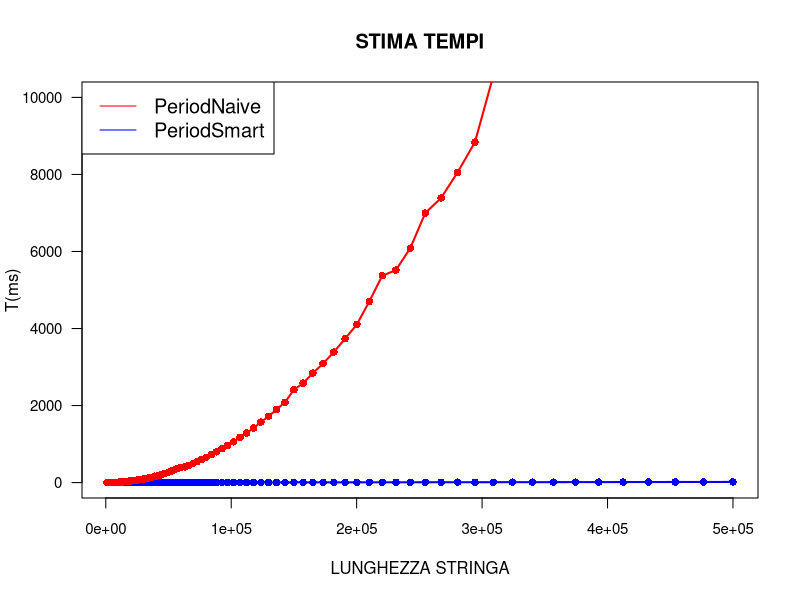
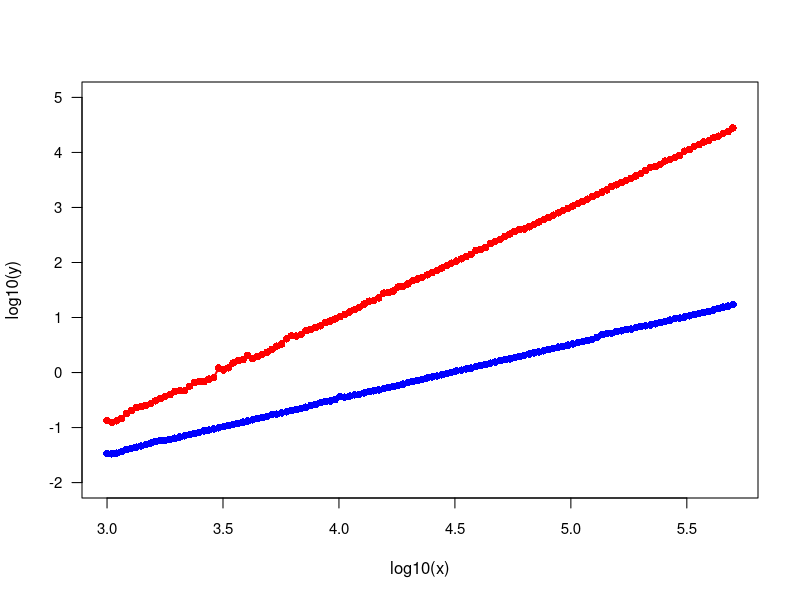

Write the R code that produced these figures, in order.
z<-c(0.03375940103200566,
     0.033318909562959756,
     0.034278474077118,
     0.0364132411786104,
     0.04006403842305383,
     0.04215979446573727,
     0.04407361747094047,
     0.0462419734836236,
     0.04896781136875061,
     0.052217005738132496,
     0.05558331945138542,
     0.05811658151416628,
     0.0586855836313537,
     0.06118955926401369,
     0.06416255368245626,
     0.06743919692784478,
     0.07080710193110278,
     0.07413167444271643,
     0.07781405472636815,
     0.0819081908190819,
     0.08718752721888337,
     0.09000179823772703,
     0.09447852760736196,
     0.09889349930843706,
     0.10369833212472807,
     0.10878069984785917,
     0.11420422133485454,
     0.11969388975248117,
     0.1255015045135406,
     0.1316066263476203,
     0.13831698217493438,
     0.14517766497461929,
     0.15210454338246468,
     0.15977653631284916,
     0.1720226843100189,
     0.17539863325740318,
     0.18468634686346863,
     0.19328055609190964,
     0.20316622691292877,
     0.21275239107332625,
     0.2234375,
     0.2348111658456486,
     0.2525864244259399,
     0.26502515223722534,
     0.28308823529411764,
     0.29615384615384616,
     0.303793626707132,
     0.31950207468879666,
     0.36559532505478454,
     0.3571173742418837,
     0.37350746268656715,
     0.39270302079246766,
     0.4021695460024106,
     0.42595744680851066,
     0.44747429593205185,
     0.46493265211333024,
     0.48404255319148937,
     0.5078640284119736,
     0.5315985130111525,
     0.5576601671309193,
     0.5850379894798363,
     0.6152427781192379,
     0.6546762589928058,
     0.6870281400137268,
     0.7160228898426323,
     0.7526315789473684,
     0.797609561752988,
     0.8313953488372093,
     0.8644214162348878,
     0.9083484573502723,
     0.9578947368421052,
     1.011111111111111,
     1.0694444444444444,
     1.1048565121412803,
     1.1626016260162602,
     1.2045728038507821,
     1.287917737789203,
     1.3400267737617135,
     1.4013986013986015,
     1.4778761061946903,
     1.5495356037151702,
     1.640983606557377,
     1.7081911262798635,
     1.7703180212014133,
     1.8659217877094971,
     1.964705882352941,
     2.063917525773196,
     2.17353579175705,
     2.2801822323462413,
     2.374407582938389,
     2.482673267326733,
     2.6230366492146597,
     2.760330578512397,
     2.898843930635838,
     3.009009009009009,
     3.1540880503144653,
     3.31023102310231,
     3.4756944444444446,
     3.64,
     3.8244274809160306,
     4.004,
     4.384279475982533,
     4.85024154589372,
     5.0606060606060606,
     5.175257731958763,
     5.541436464088398,
     5.731428571428571,
     5.982142857142857,
     6.1656441717791415,
     6.5855263157894735,
     6.910344827586207,
     7.063380281690141,
     7.306569343065694,
     7.66412213740458,
     8.048,
     8.445378151260504,
     8.964285714285714,
     9.5,
     9.766990291262136,
     10.244897959183673,
     10.74468085106383,
     11.247191011235955,
     11.8,
     12.382716049382717,
     13.0,
     13.68918918918919,
     14.608695652173912,
     15.492307692307692,
     16.095238095238095,
     17.275862068965516
     )

x<-c(1000,
     1049,
     1101,
     1155,
     1212,
     1272,
     1335,
     1401,
     1470,
     1542,
     1618,
     1698,
     1782,
     1870,
     1962,
     2059,
     2161,
     2268,
     2380,
     2497,
     2620,
     2750,
     2885,
     3028,
     3177,
     3334,
     3499,
     3671,
     3853,
     4043,
     4242,
     4452,
     4672,
     4902,
     5144,
     5398,
     5665,
     5944,
     6238,
     6545,
     6868,
     7207,
     7563,
     7937,
     8328,
     8739,
     9171,
     9623,
     10098,
     10597,
     11120,
     11669,
     12244,
     12849,
     13483,
     14148,
     14847,
     15580,
     16348,
     17155,
     18002,
     18891,
     19823,
     20801,
     21828,
     22905,
     24036,
     25222,
     26467,
     27773,
     29144,
     30582,
     32092,
     33676,
     35338,
     37082,
     38912,
     40833,
     42848,
     44963,
     47182,
     49511,
     51954,
     54518,
     57209,
     60033,
     62996,
     66105,
     69367,
     72791,
     76383,
     80153,
     84109,
     88261,
     92617,
     97188,
     101984,
     107018,
     112300,
     117842,
     123658,
     129761,
     136166,
     142886,
     149938,
     157338,
     165104,
     173252,
     181803,
     190776,
     200192,
     210072,
     220440,
     231320,
     242737,
     254717,
     267288,
     280480,
     294323,
     308849,
     324093,
     340088,
     356873,
     374486,
     392969,
     412364,
     432716,
     454072,
     476483,
     499999)

y<-c(0.1340744709349049,
     0.12470412358290768,
     0.1324599708879185,
     0.14600350058343056,
     0.17890974084003575,
     0.2020997375328084,
     0.2306451612903226,
     0.23976047904191616,
     0.25239536056480083,
     0.27215878194671017,
     0.30592909535452323,
     0.33681022880215344,
     0.3711531331108639,
     0.3939393939393939,
     0.45458673932788374,
     0.47150259067357514,
     0.46841366401497425,
     0.5614133482893999,
     0.6542483660130719,
     0.6908212560386473,
     0.6791044776119403,
     0.7589082638362395,
     0.8093699515347335,
     1.2072289156626506,
     1.1097560975609757,
     1.2192448233861144,
     1.4955223880597015,
     1.6436781609195403,
     1.7081911262798635,
     2.049079754601227,
     1.8003597122302157,
     1.95703125,
     2.1502145922746783,
     2.3442622950819674,
     2.6507936507936507,
     3.0180722891566263,
     3.2960526315789473,
     4.093877551020408,
     4.665116279069768,
     4.605504587155964,
     4.945812807881773,
     5.764367816091954,
     6.078787878787879,
     6.605263157894737,
     7.070422535211268,
     8.10483870967742,
     8.64655172413793,
     9.429906542056075,
     10.350515463917526,
     11.386363636363637,
     12.6,
     13.863013698630137,
     15.272727272727273,
     17.56140350877193,
     19.823529411764707,
     20.448979591836736,
     22.711111111111112,
     27.805555555555557,
     28.6,
     30.294117647058822,
     36.0,
     36.964285714285715,
     40.84,
     47.0,
     50.2,
     53.94736842105263,
     59.64705882352941,
     65.375,
     71.78571428571429,
     79.07692307692308,
     87.66666666666667,
     97.54545454545455,
     106.0,
     116.66666666666667,
     127.875,
     140.875,
     165.57142857142858,
     172.33333333333334,
     188.16666666666666,
     219.2,
     240.6,
     261.0,
     298.75,
     327.75,
     367.3333333333333,
     397.3333333333333,
     406.6666666666667,
     445.0,
     493.3333333333333,
     543.5,
     598.5,
     656.0,
     723.0,
     798.5,
     879.0,
     966.5,
     1058.0,
     1175.0,
     1287.0,
     1416.0,
     1572.0,
     1721.0,
     1900.0,
     2086.0,
     2410.0,
     2582.0,
     2843.0,
     3092.0,
     3389.0,
     3735.0,
     4108.0,
     4702.0,
     5372.0,
     5517.0,
     6087.0,
     6998.0,
     7389.0,
     8055.0,
     8840.0,
     10552.0,
     11216.0,
     12803.0,
     13826.0,
     15539.0,
     16320.0,
     18491.0,
     19746.0,
     22250.0,
     23828.0,
     27875.0
)

plot1<-plot(x,z,type = "o",xlab = "LUNGHEZZA STRINGA",xlim = c(1000,500000),ylab = "T(ms)",ylim = c(0,10000),
            col="blue",lwd=2,main = "STIMA TEMPI",las = 1,pch = 16,cex.axis = 0.9)

lines(x, y, col = "red", type = "o",lwd=2,pch = 16)

legend("topleft", legend=c("PeriodNaive", "PeriodSmart"),
       col=c("red", "blue"), lty = 1:1, cex=1.2)

plot2<-plot(log10(x),log10(y),type = "o",las = 1,pch = 16,cex.axis = 0.9,col="red",lwd=2,ylim = c(-2.0,5))
lines(log10(x),log10(z),type ="o",las = 1,pch = 16,cex.axis = 0.9,col="blue",lwd=2,ylim = c(-2.0,5))









